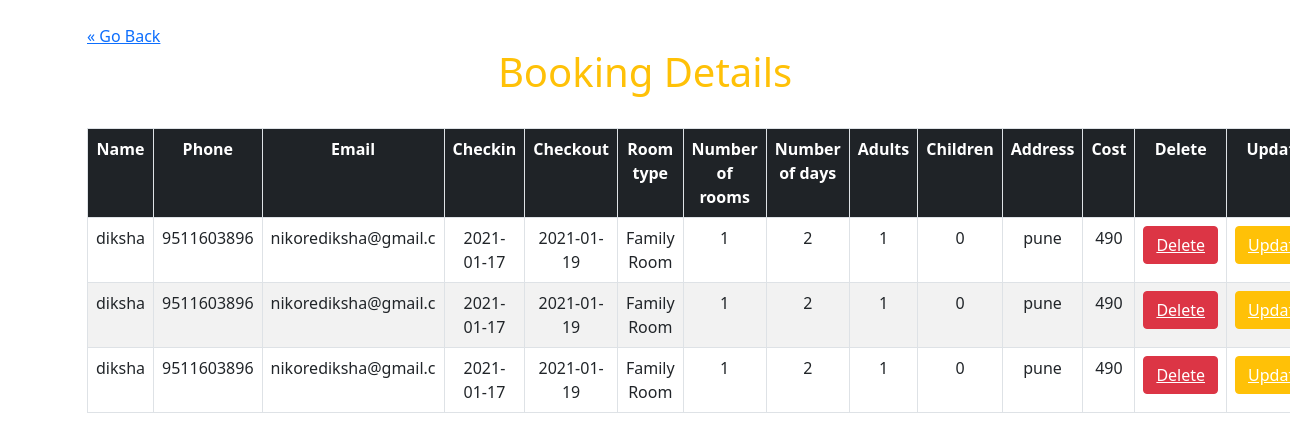
The page /PHP/booktable.php on the database its author committed.
### tables this page shows
CREATE TABLE `booking` (
  `id` int(11) NOT NULL,
  `name` varchar(10) NOT NULL,
  `phone` bigint(10) NOT NULL,
  `email` varchar(20) NOT NULL,
  `checkin` date DEFAULT NULL,
  `checkout` date NOT NULL,
  `roomtype` varchar(20) NOT NULL,
  `numberofrooms` int(11) NOT NULL,
  `numberofdays` int(11) NOT NULL,
  `adults` int(11) NOT NULL,
  `children` int(11) NOT NULL,
  `address` varchar(100) NOT NULL,
  `cost` int(11) NOT NULL
);

### PHP/booktable.php (the view, shortened to what this page needs)
<!doctype html>
<html lang="en">
  <head>
    <link href="https://cdn.jsdelivr.net/npm/bootstrap@5.0.0-beta1/dist/css/bootstrap.min.css" rel="stylesheet">
  </head>
  <body>
    <div class="container">
        <div class="col-lg-12">
            <br>
<a href="../HTML/admin.html" class="previous">&laquo; Go Back</a>
         <h1 class="text-warning text-center">Booking Details</h1>
         <br>
         <table class="table table-striped table-hover table-bordered text-center">
             <tr class="bg-dark text-white text-centered">
                 <th>Name</th>
                 <th>Phone</th>
                 <th>Email</th>
                 <th>Checkin</th>
                 <th>Checkout</th>
                 <th>Room type</th>
                 <th>Number of rooms</th>
                 <th>Number of days</th>
                 <th>Adults</th>
                 <th>Children</th>
                 <th>Address</th>
                 <th>Cost</th>
                 <th>Delete</th>
                 <th>Update</th>
             </tr>
             <?php
include "connection.php";
$sql = "SELECT * FROM booking";
$query=mysqli_query($conn,$sql);
while($res=mysqli_fetch_array($query))
{
?>
             <tr>
                 <td><?php echo $name=$res['name'];?></td>
                 <td><?php echo $phone= $res['phone'];?></td>
                 <td><?php echo $email=$res['email'];?></td>
                 <td><?php echo $res['checkin'];?></td>
                 <td><?php echo $res['checkout'];?></td>
                 <td><?php echo $res['roomtype'];?></td>
                 <td><?php echo $res['numberofrooms'];?></td>
                 <td><?php echo $res['numberofdays'];?></td>
                 <td><?php echo $res['adults'];?></td>
                 <td><?php echo $res['children'];?></td>
                 <td><?php echo $res['address'];?></td>
                 <td><?php echo $res['cost'];?></td>
                 <td> <button class="btn-danger btn"><a href="deletebook.php?phone=<?php echo $res['phone'];?>" class="text-white">Delete</a> </button> </td>
                 <td> <button class="btn-warning btn"><a href="bookupdate.php? na=<?php echo $res['name'];?> & rt=<?php echo $res['roomtype'];?> & ph=<?php echo $res['phone'];?> & em=<?php echo $res['email'];?> & ci=<?php echo $res['checkin'];?> & co=<?php echo $res['checkout'];?> &  nr=<?php echo $res['numberofrooms'];?>
                 & nd=<?php echo $res['numberofdays'];?> & ad=<?php echo $res['adults'];?> & ch=<?php echo $res['children'];?>
                 & add=<?php echo $res['address'];?> & cs=<?php echo $res['cost'];?>" class="text-white">Update</a> </button> </td>
               </tr>
       <?php
}
?>
         </table>
        </div>
        </div>
  </body>
</html>

### rows shown on the page
booking: name "diksha", phone "9511603896", email "nikorediksha@gmail.c", checkin "2021-01-17", checkout "2021-01-19", roomtype "Family Room", numberofrooms "1", numberofdays "2", adults "1", children "0", address "pune", cost "490"
booking: name "diksha", phone "9511603896", email "nikorediksha@gmail.c", checkin "2021-01-17", checkout "2021-01-19", roomtype "Family Room", numberofrooms "1", numberofdays "2", adults "1", children "0", address "pune", cost "490"
booking: name "diksha", phone "9511603896", email "nikorediksha@gmail.c", checkin "2021-01-17", checkout "2021-01-19", roomtype "Family Room", numberofrooms "1", numberofdays "2", adults "1", children "0", address "pune", cost "490"
